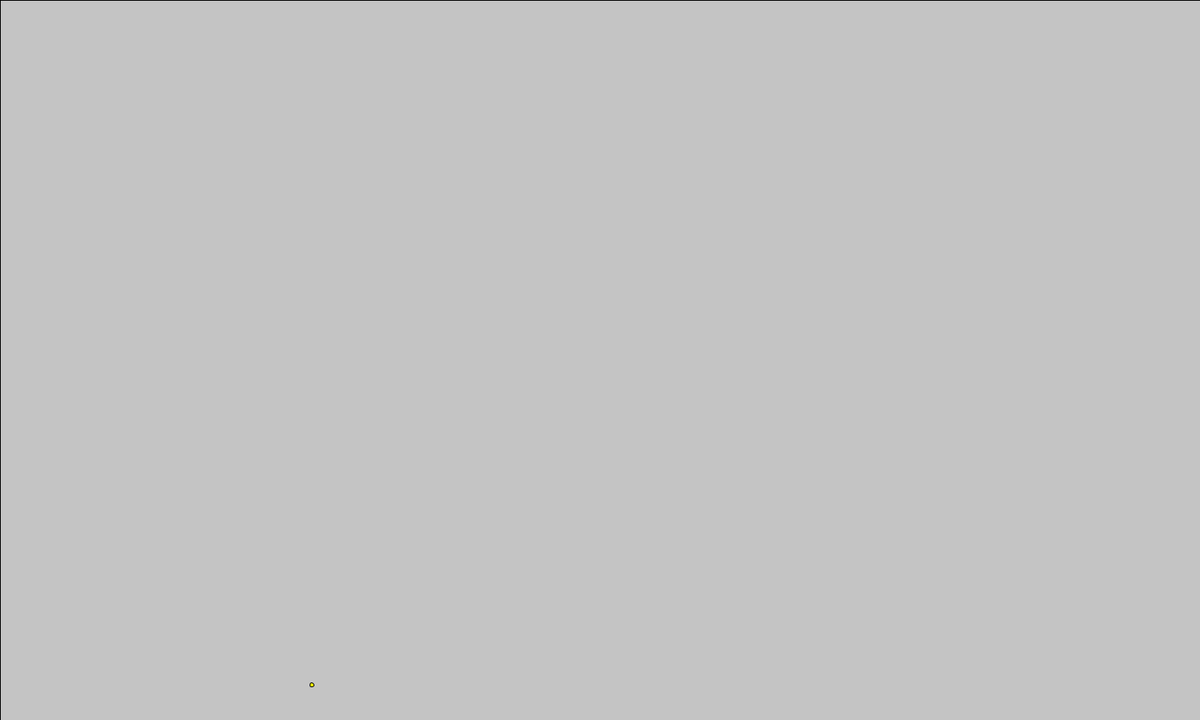
Frame 1 (no input)
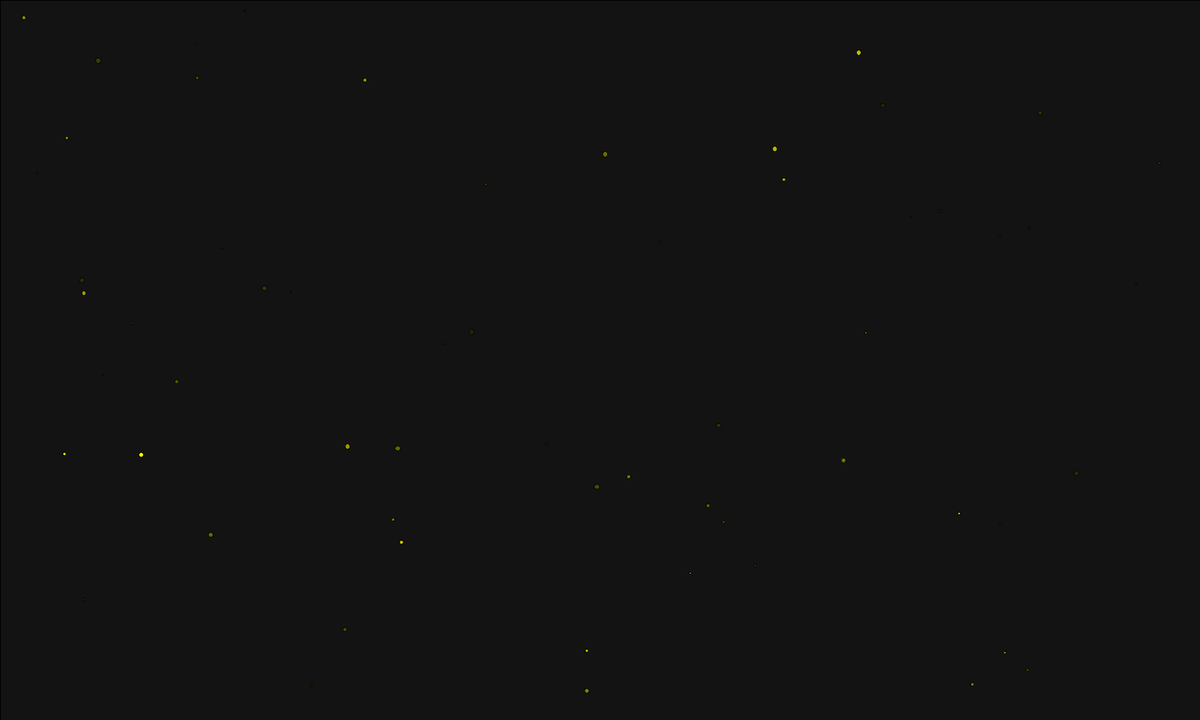
Frame 60 (the mouse pressed at the canvas centre just before this capture)
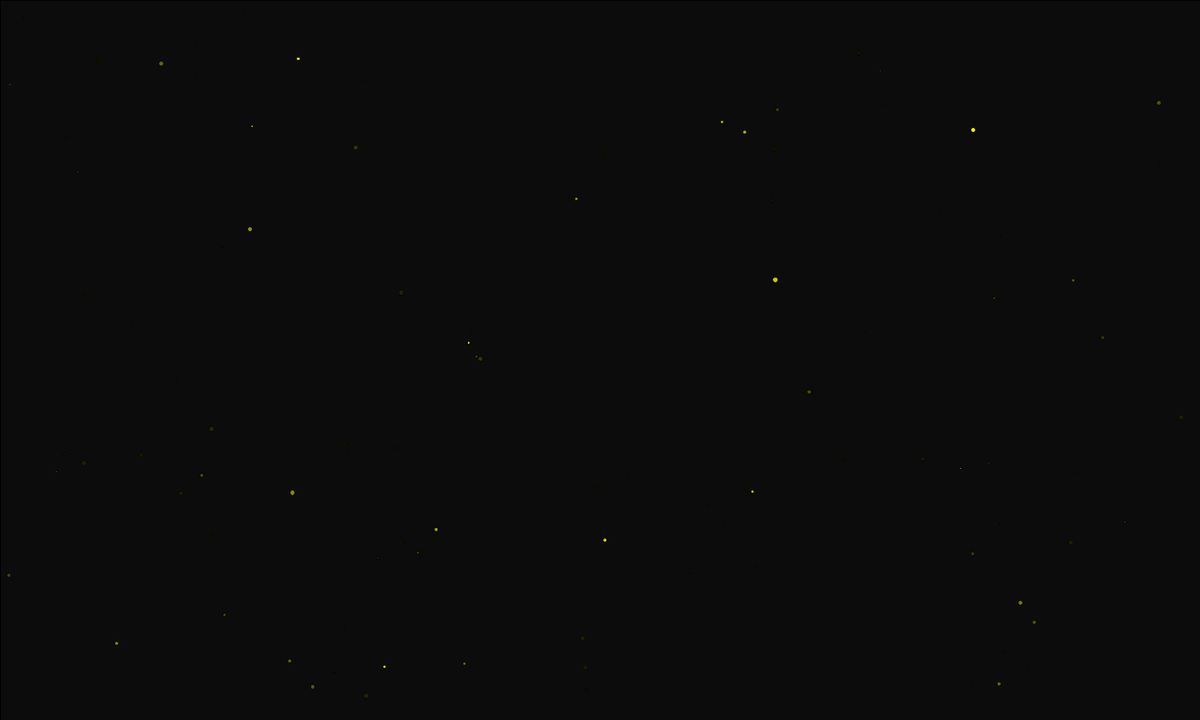
Frame 120 (the mouse held since frame 60 and released just before this capture)

The Processing sketch that drew these frames (run headless with seeded random() and noise(); from frame 60 on, the mouse is pressed at the canvas centre):

// Processing sketch: Sparkling_Stars
// ── Sparkling_Stars.pde
float sz;

void setup (){
 size(1500,900); 
}

void draw (){
  fill(0,10);
  rect(0,0,width,height);
  sz=random(2,7);
  fill(255,255,0);
  ellipse(random(width),random(height), sz,sz);
 // ellipse(random(mouseX-50, mouseX+50), random(mouseY-50, mouseY+50),sz,sz);
}
